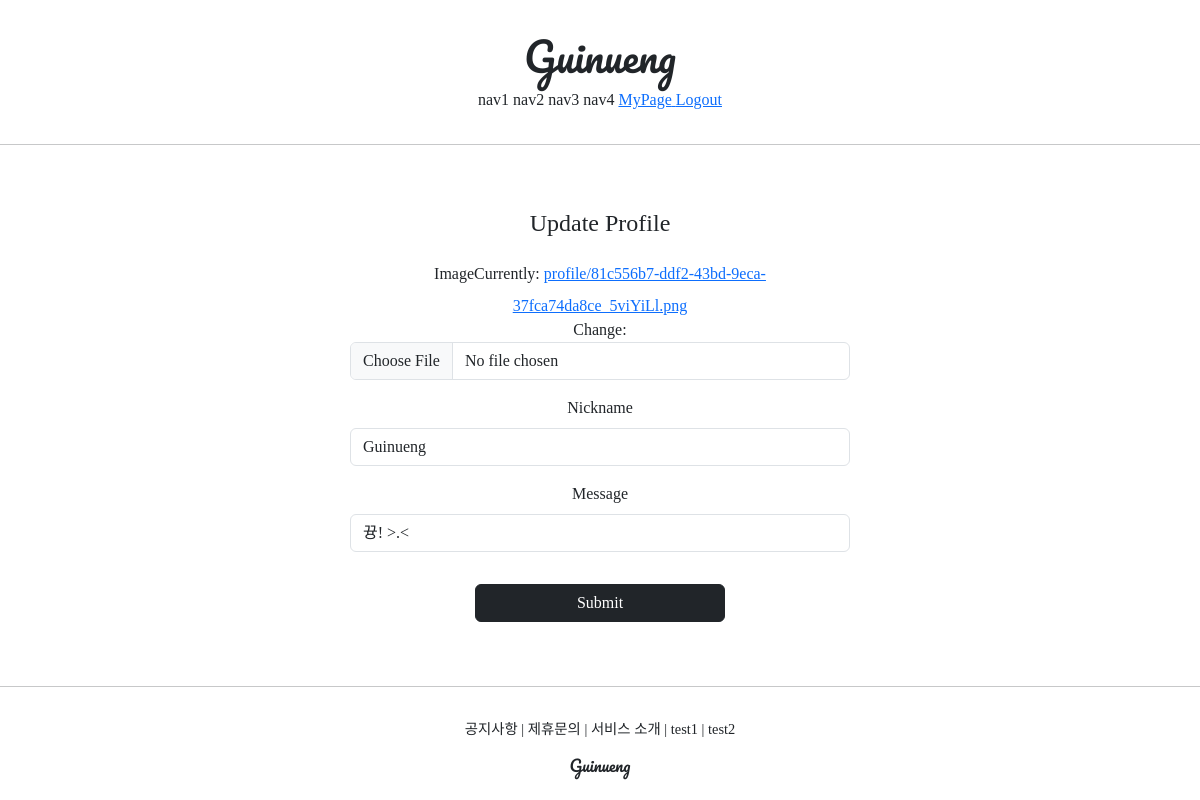
The page /profiles/update/1 (signed in) on the database as committed earlier.
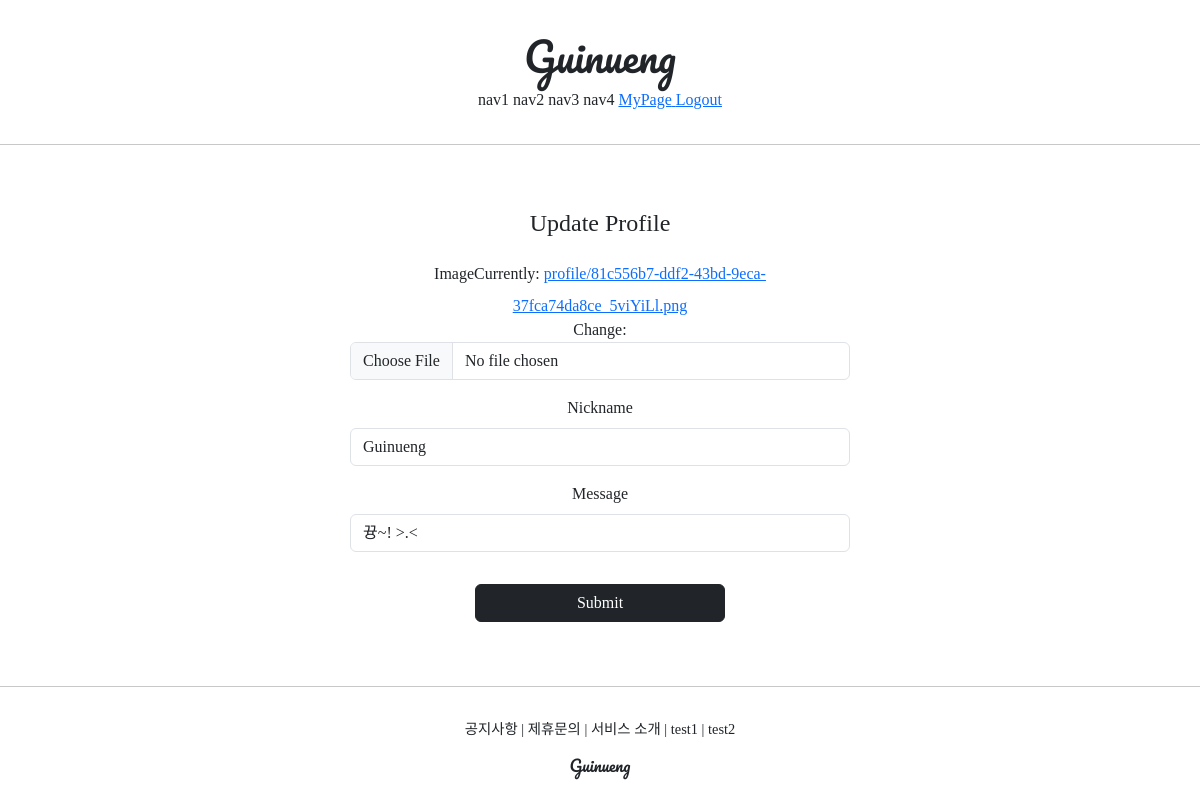
The same page on the database as committed later.
### profileapp/models.py (models this page shows)
class Profile(models.Model):
    user = models.OneToOneField(User, on_delete=models.CASCADE, related_name='profile')
    image = models.ImageField(upload_to='profile/', null=True)
    nickname = models.CharField(max_length=20, unique=True, null=True)
    message = models.CharField(max_length=100, null=True)

### profileapp/views.py (the view, shortened to what this page needs)
# urls.py: path('update/<int:pk>', Profile_Update_View.as_view(), name='update'),
@method_decorator(profile_ownership_required, 'get')
@method_decorator(profile_ownership_required, 'post')
class Profile_Update_View(UpdateView):
    model = Profile
    context_object_name = 'target_profile'
    form_class = Profile_Creation_Form
    template_name = 'profileapp/update.html'

### profileapp/forms.py
class Profile_Creation_Form(ModelForm):
    class Meta:
        model = Profile
        fields = ['image', 'nickname', 'message']

### profileapp/templates/profileapp/update.html (shortened to what this page needs)
{% extends 'base.html' %}
{% load bootstrap4 %}
{% block content %}
<div class="Guinueng_500px_div">
    <div class="mb-4">
        <h4>Update Profile</h4>
    </div>
    <form action="{%url 'profileapp:update' pk=target_profile.pk %}" method = "post" enctype="multipart/form-data">
        {% bootstrap_form form %}
        <input type="submit" class="btn btn-dark rounded-pil col-6 mt-3">
    </form>
</div>
{% endblock %}

Rows that differ between the two databases and show on the page:
changed Profile "Guinueng": message "뀽! >.<" → "뀽~! >.<"
